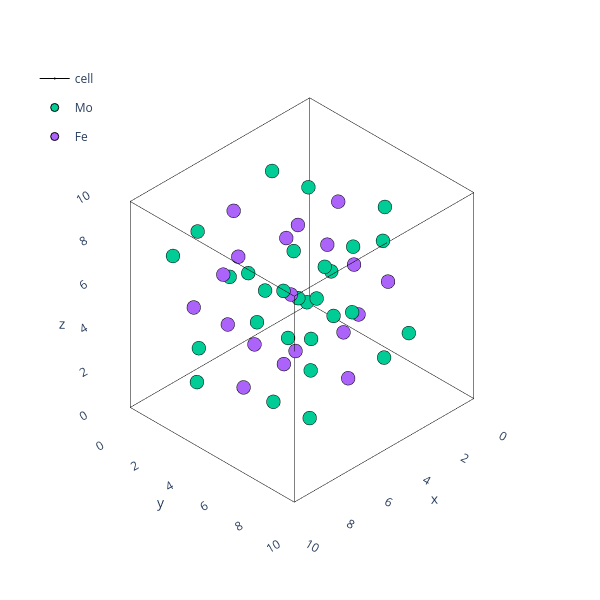

Write notebook code for a chart like this one.
### Code cell
theatoms=binaries_predict['R']['Atoms'].atoms.sample(n=1).iloc[0]
plotting.plotly_atoms(theatoms)

### Figure 1 — Plotly figure (JSON) as saved in the notebook; plotly's stock layout.template omitted (floating-point values rounded to 4 significant figures)
{"data": [{"hoverinfo": "skip", "legendgroup": "cell", "line": {"color": "black", "width": 1}, "marker": {"size": 0.01}, "name": "cell", "showlegend": false, "type": "scatter3d", "x": [0, 9.429], "y": [0, 0], "z": [0, 0]}, {"hoverinfo": "skip", "legendgroup": "cell", "line": {"color": "black", "width": 1}, "marker": {"size": 0.01}, "name": "cell", "showlegend": false, "type": "scatter3d", "x": [0, 0], "y": [0, 9.442], "z": [0, 0]}, {"hoverinfo": "skip", "legendgroup": "cell", "line": {"color": "black", "width": 1}, "marker": {"size": 0.01}, "name": "cell", "showlegend": false, "type": "scatter3d", "x": [0, 0], "y": [0, 0], "z": [0, 9.428]}, {"hoverinfo": "skip", "legendgroup": "cell", "line": {"color": "black", "width": 1}, "marker": {"size": 0.01}, "name": "cell", "showlegend": false, "type": "scatter3d", "x": [9.429, 9.429], "y": [0, 9.442], "z": [0, 0]}, {"hoverinfo": "skip", "legendgroup": "cell", "line": {"color": "black", "width": 1}, "marker": {"size": 0.01}, "name": "cell", "showlegend": false, "type": "scatter3d", "x": [0, 9.429], "y": [9.442, 9.442], "z": [0, 0]}, {"hoverinfo": "skip", "legendgroup": "cell", "line": {"color": "black", "width": 1}, "marker": {"size": 0.01}, "name": "cell", "showlegend": false, "type": "scatter3d", "x": [9.429, 9.429], "y": [9.442, 9.442], "z": [0, 9.428]}, {"hoverinfo": "skip", "legendgroup": "cell", "line": {"color": "black", "width": 1}, "marker": {"size": 0.01}, "name": "cell", "showlegend": false, "type": "scatter3d", "x": [9.429, 9.429], "y": [0, 0], "z": [0, 9.428]}, {"hoverinfo": "skip", "legendgroup": "cell", "line": {"color": "black", "width": 1}, "marker": {"size": 0.01}, "name": "cell", "showlegend": false, "type": "scatter3d", "x": [0, 0], "y": [9.442, 9.442], "z": [0, 9.428]}, {"hoverinfo": "skip", "legendgroup": "cell", "line": {"color": "black", "width": 1}, "marker": {"size": 0.01}, "name": "cell", "showlegend": false, "type": "scatter3d", "x": [0, 9.429], "y": [0, 0], "z": [9.428, 9.428]}, {"hoverinfo": "skip", "legendgroup": "cell", "line": {"color": "black", "width": 1}, "marker": {"size": 0.01}, "name": "cell", "showlegend": false, "type": "scatter3d", "x": [0, 0], "y": [0, 9.442], "z": [9.428, 9.428]}, {"hoverinfo": "skip", "legendgroup": "cell", "line": {"color": "black", "width": 1}, "marker": {"size": 0.01}, "name": "cell", "showlegend": false, "type": "scatter3d", "x": [0, 9.429], "y": [9.442, 9.442], "z": [9.428, 9.428]}, {"hoverinfo": "skip", "legendgroup": "cell", "line": {"color": "black", "width": 1}, "marker": {"size": 0.01}, "name": "cell", "showlegend": true, "type": "scatter3d", "x": [9.429, 9.429], "y": [0, 9.442], "z": [9.428, 9.428]}, {"hovertext": ["Mo0", "Mo1", "Mo2", "Mo3", "Mo4", "Mo5", "Mo6", "Mo7", "Mo8", "Mo9", "Mo10", "Mo11", "Mo12", "Mo13", "Mo14", "Mo15", "Mo16", "Mo17", "Mo18", "Mo19", "Mo20", "Mo21", "Mo22", "Mo23", "Mo24", "Mo25", "Mo26", "Mo27", "Mo28", "Mo29", "Mo30", "Mo31", "Mo32", "Mo33"], "marker": {"line": {"color": "black", "width": 1}}, "mode": "markers", "name": "Mo", "type": "scatter3d", "x": [3.664, 8.358, 2.057, 7.381, 2.663, 9.965, 4.641, 9.359, 2.712, 1.158, 3.182, 9.31, 10.86, 8.84, 6.177, 4.074, 4.132, 5.845, 7.948, 7.89, 4.577, 1.577, 5.276, 7.445, 10.44, 6.746, 0.8953, 11.13, 4.107, 9.292, 2.991, 7.915, 2.73, 9.031], "y": [3.35, 7.637, 2.171, 1.697, 7.192, 8.816, 9.289, 3.795, 3.043, 2.497, 0.9117, 7.944, 8.489, 10.08, 3.726, 5.827, 3.597, 7.261, 5.16, 7.39, 5.061, 4.221, 1.164, 5.926, 6.766, 9.823, 0.8147, 10.17, 2.326, 3.679, 8.97, 8.661, 7.308, 2.016], "z": [3.648, 8.312, 7.376, 2.468, 2.19, 4.585, 9.492, 9.771, 1.163, 3.222, 2.635, 10.8, 8.739, 9.326, 3.983, 4.18, 6.153, 7.978, 7.781, 5.808, 1.587, 5.356, 4.431, 10.37, 6.605, 7.529, 0.9054, 11.06, 9.223, 2.788, 4.293, 2.738, 9.173, 7.668]}, {"hovertext": ["Fe0", "Fe1", "Fe2", "Fe3", "Fe4", "Fe5", "Fe6", "Fe7", "Fe8", "Fe9", "Fe10", "Fe11", "Fe12", "Fe13", "Fe14", "Fe15", "Fe16", "Fe17", "Fe18"], "marker": {"line": {"color": "black", "width": 1}}, "mode": "markers", "name": "Fe", "type": "scatter3d", "x": [6.011, 2.619, 8.018, 5.047, 9.403, 4.004, 6.975, 5.084, 1.899, 2.631, 6.938, 10.12, 9.391, 6.911, 3.556, 6.474, 5.111, 8.466, 5.548], "y": [5.493, 4.5, 2.103, 7.732, 6.487, 8.884, 3.255, 2.382, 4.882, 1.525, 8.605, 6.104, 9.462, 6.075, 6.436, 2.973, 4.912, 4.551, 8.014], "z": [5.98, 8.07, 4.841, 2.691, 3.89, 7.12, 9.27, 1.802, 2.719, 5.043, 10.16, 9.242, 6.918, 3.516, 6.55, 6.786, 8.445, 5.411, 5.175]}], "layout": {"height": 600, "legend": {"x": 0.05, "xanchor": "left", "y": 0.9, "yanchor": "top"}, "margin": {"b": 5, "l": 5, "r": 0.5, "t": 5}, "scene": {"aspectmode": "data", "camera": {"projection": {"type": "orthographic"}}, "xaxis": {"range": [-0.9429, 10.37], "showbackground": false, "showgrid": false}, "yaxis": {"range": [-0.9442, 10.39], "showbackground": false, "showgrid": false}, "zaxis": {"range": [-0.9428, 10.37], "showbackground": false, "showgrid": false}}, "width": 600}}
